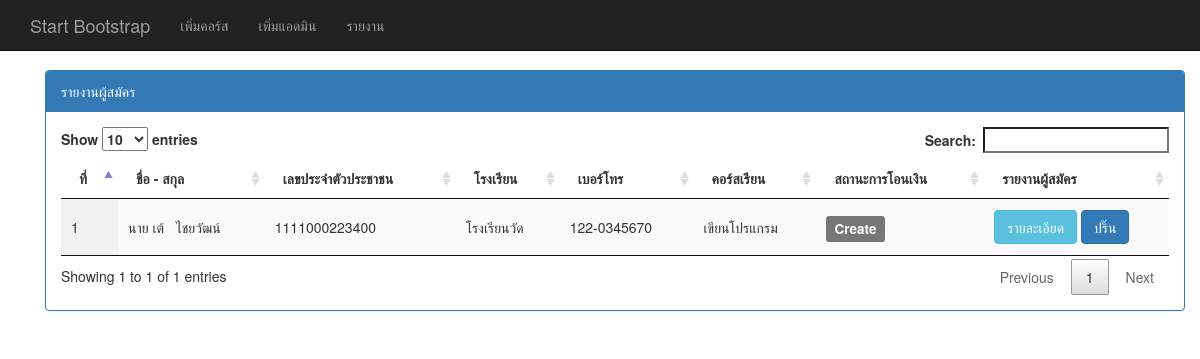
/index.php/registration/report, run on the app's committed database.
### tables this page shows
CREATE TABLE `register_hdr` (
  `id_register_hdr` int(11) NOT NULL COMMENT 'ID Runnumber',
  `register_code` varchar(50) NOT NULL COMMENT 'รหัสการสมัคร',
  `register_date` datetime NOT NULL COMMENT 'วันที่สมัคร',
  `confirm_date` datetime DEFAULT NULL COMMENT 'วันที่ยืนยันการโอน / ยืนยันการสมัคร ',
  `approve_date` datetime DEFAULT NULL COMMENT 'วันที่ตรวจสอบ และ อนุมัติ',
  `idcard` varchar(13) NOT NULL COMMENT 'รหัสประจำตัวประชาชน',
  `is_iti` tinyint(1) NOT NULL COMMENT 'คำนำหน้าชื่อ 1=นาย , 2=นางสาว',
  `firstname` varchar(100) NOT NULL COMMENT 'ชื่อผู้สมัคร',
  `lastname` varchar(100) NOT NULL COMMENT 'นามสกุลผู้สมัคร',
  `birth_date` date NOT NULL,
  `id_course` int(11) NOT NULL COMMENT 'ID โครงการที่สมัคร',
  `mobile` varchar(15) NOT NULL COMMENT 'เบอร์ติดต่อ',
  `email` varchar(100) DEFAULT NULL COMMENT 'Email',
  `facebook` varchar(100) DEFAULT NULL COMMENT 'Facebook URL',
  `line_id` varchar(100) DEFAULT NULL COMMENT 'Line ID',
  `amount` int(100) NOT NULL COMMENT 'จำนวนผู้สมัคร',
  `price` decimal(10,2) NOT NULL COMMENT 'จำนวนเงินค่าสมัคร',
  `school` varchar(500) DEFAULT NULL COMMENT 'ชื่อโรงเรียน',
  `id_province` int(10) DEFAULT NULL COMMENT 'ID จังหวัด',
  `is_class` tinyint(1) DEFAULT NULL COMMENT '1= ม.1 ,2=ม2, --- 6=ม6',
  `ref_regis_file` varchar(200) DEFAULT NULL COMMENT 'เอกสารอ้างอิงการสมัคร',
  `ref_regis_con` varchar(200) DEFAULT NULL COMMENT 'เอกสารอ้างอิง ยืนยันการการโอนเงิน',
  `status` tinyint(1) NOT NULL DEFAULT '1' COMMENT 'สถานะการสมัคร 1=Create, 2=ยืนยันการสมัคร, 3=ตรวจสอบการสมัครแล้ว, 4=หมดอายุการสมัคร, 0=ยกเลิกการสมัคร',
  `comment` varchar(1000) DEFAULT NULL,
  `id_create` int(11) DEFAULT NULL,
  `dt_create` datetime DEFAULT NULL,
  `id_update` int(11) DEFAULT NULL,
  `dt_update` datetime DEFAULT NULL
);

CREATE TABLE `course` (
  `id_course` int(11) NOT NULL,
  `course_code` char(50) NOT NULL,
  `course_name` varchar(100) NOT NULL,
  `price` decimal(11,0) NOT NULL COMMENT 'ค่าเรียน คอร์ด ต่อคน ',
  `status` tinyint(1) NOT NULL,
  `comment` varchar(1000) NOT NULL,
  `id_create` int(11) NOT NULL,
  `dt_create` datetime NOT NULL,
  `id_update` int(11) NOT NULL
);

### application/controllers/Registration.php (called while the page is built, shortened)
<?php if ( ! defined('BASEPATH')) exit('No direct script access allowed');
	class Registration extends CI_Controller {
		public function __construct()
		{
			$this->load->model('Mo_regis','',TRUE);
		}
		public function report()
		{
			$data = array(
				'get_regist_hdr' => $this->Mo_regis->report() ,
				);
			$this->load->view('report',$data);
		}
	}

### index.php (called while the page is built, shortened)
<?php
require_once BASEPATH.'core/CodeIgniter.php';

### application/models/Mo_regis.php (called while the page is built, shortened)
<?php
class Mo_regis extends CI_Model {
	public function report()
	{
		$Present = $this->db->query('SELECT * , `register_hdr`.`status`as "status_hdr"
			FROM
			`register_hdr`
			INNER JOIN `course` ON `register_hdr`.`id_course` = `course`.`id_course`')->result();
		return $Present;
	}
}

### application/views/report.php (the view, shortened to what this page needs)
<div class="container">
	<section >
		<div class="panel panel-primary">
			<div class="panel-heading"> รายงานผู้สมัคร	</div>
			<div class="panel-body">
				<table id="" class="display" cellspacing="0" width="100%">
					<thead>
						<th>ที่</th>
						<th>ชื่อ - สกุล</th>
						<th>เลขประจำตัวประชาชน</th>
						<th>โรงเรียน</th>
						<th>เบอร์โทร</th>
						<th>คอร์สเรียน</th>
						<th>สถานะการโอนเงิน</th>
						<th>รายงานผู้สมัคร</th>
					</thead>
					<tbody>
						<?php
						$number =  count($get_regist_hdr);
						foreach ($get_regist_hdr as $regist_hdr):?>
						<?php $is_iti = ($regist_hdr->is_iti === '1'? "นาย":"นางสาว");?>
						<tr>
							<td><?php echo $number-- ;?></td>
							<td>
								<?php echo $is_iti;?>
								<?php echo $regist_hdr->firstname;?>&nbsp;&nbsp;
								<?php echo $regist_hdr->lastname;?>
							</td>
							<td><?php echo $regist_hdr->idcard;?></td>
							<td><?php echo $regist_hdr->school;?></td>
							<td><?php echo substr($regist_hdr->mobile,0,3)."-".substr($regist_hdr->mobile,3);?></td>
							<td><?php echo $regist_hdr->course_name;?></td>
							<td>
								<?php
								switch ($regist_hdr->status_hdr) {
									case '1':
									echo '<h4><span class="label label-default">Create</span></h4>';
									break;
								}
								?>
							</td>
							<td class="col-md-2">
								<?php echo anchor('registration/report_detail/'.$regist_hdr->id_register_hdr, 'รายละเอียด', 'class="btn btn-info"');?>
								<?php echo anchor('registration/present_print', 'ปริ๊น', 'class="btn btn-primary"');?>
							</td>
						</tr>
					<?php endforeach;  ?>
				</tbody>
			</table>
		</div>
	</div>
</section>
</div>

### application/views/header.php (style rules this page uses)
body { padding-top: 70px; }

### data on the page
register_hdr: is_iti "นาย", firstname "เต้", lastname "ไชยวัฒน์", idcard "1111000223400", school "โรงเรียนวัด", mobile "122", mobile "0345670", id_course.course_name "เขียนโปรแกรม", status "Create", id_register_hdr "รายละเอียด"

### other printed values
anchor('registration/course', 'เพิ่มคอร์ส') "เพิ่มคอร์ส"
anchor('registration/manage_user', 'เพิ่มแอดมิน') "เพิ่มแอดมิน"
anchor('registration/report', 'รายงาน') "รายงาน"
